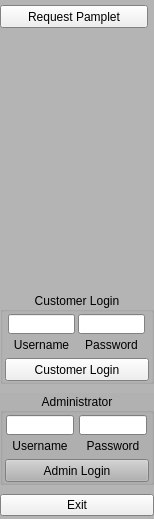
     <widget class="QWidget" name="SideBar" native="true">
      <property name="enabled">
       <bool>true</bool>
      </property>
      <property name="sizePolicy">
       <sizepolicy hsizetype="Fixed" vsizetype="Fixed">
        <horstretch>0</horstretch>
        <verstretch>0</verstretch>
       </sizepolicy>
      </property>
      <property name="minimumSize">
       <size>
        <width>150</width>
        <height>525</height>
       </size>
      </property>
      <property name="maximumSize">
       <size>
        <width>150</width>
        <height>600</height>
       </size>
      </property>
      <property name="palette">
       <palette>
        <active>
         <colorrole role="Base">
          <brush brushstyle="SolidPattern">
           <color alpha="255">
            <red>255</red>
            <green>255</green>
            <blue>255</blue>
           </color>
          </brush>
         </colorrole>
         <colorrole role="Window">
          <brush brushstyle="SolidPattern">
           <color alpha="255">
            <red>180</red>
            <green>180</green>
            <blue>180</blue>
           </color>
          </brush>
         </colorrole>
        </active>
        <inactive>
         <colorrole role="Base">
          <brush brushstyle="SolidPattern">
           <color alpha="255">
            <red>255</red>
            <green>255</green>
            <blue>255</blue>
           </color>
          </brush>
         </colorrole>
         <colorrole role="Window">
          <brush brushstyle="SolidPattern">
           <color alpha="255">
            <red>180</red>
            <green>180</green>
            <blue>180</blue>
           </color>
          </brush>
         </colorrole>
        </inactive>
        <disabled>
         <colorrole role="Base">
          <brush brushstyle="SolidPattern">
           <color alpha="255">
            <red>180</red>
            <green>180</green>
            <blue>180</blue>
           </color>
          </brush>
         </colorrole>
         <colorrole role="Window">
          <brush brushstyle="SolidPattern">
           <color alpha="255">
            <red>180</red>
            <green>180</green>
            <blue>180</blue>
           </color>
          </brush>
         </colorrole>
        </disabled>
       </palette>
      </property>
      <property name="autoFillBackground">
       <bool>true</bool>
      </property>
      <layout class="QVBoxLayout" name="verticalLayout_5">
       <property name="spacing">
        <number>9</number>
       </property>
       <property name="sizeConstraint">
        <enum>QLayout::SetFixedSize</enum>
       </property>
       <property name="leftMargin">
        <number>0</number>
       </property>
       <property name="topMargin">
        <number>5</number>
       </property>
       <property name="rightMargin">
        <number>0</number>
       </property>
       <property name="bottomMargin">
        <number>3</number>
       </property>
       <item>
        <layout class="QVBoxLayout" name="FeatureButtons">
         <property name="spacing">
          <number>16</number>
         </property>
         <property name="sizeConstraint">
          <enum>QLayout::SetFixedSize</enum>
         </property>
         <item>
          <widget class="QPushButton" name="Request_Pamplet">
           <property name="sizePolicy">
            <sizepolicy hsizetype="Minimum" vsizetype="Fixed">
             <horstretch>0</horstretch>
             <verstretch>0</verstretch>
            </sizepolicy>
           </property>
           <property name="minimumSize">
            <size>
             <width>148</width>
             <height>23</height>
            </size>
           </property>
           <property name="maximumSize">
            <size>
             <width>148</width>
             <height>23</height>
            </size>
           </property>
           <property name="text">
            <string>Request Pamplet</string>
           </property>
          </widget>
         </item>
        </layout>
       </item>
       <item>
        <spacer name="verticalSpacer">
         <property name="orientation">
          <enum>Qt::Vertical</enum>
         </property>
         <property name="sizeType">
          <enum>QSizePolicy::Fixed</enum>
         </property>
         <property name="sizeHint" stdset="0">
          <size>
           <width>20</width>
           <height>255</height>
          </size>
         </property>
        </spacer>
       </item>
       <item>
        <widget class="QGroupBox" name="CustLogin">
         <property name="enabled">
          <bool>true</bool>
         </property>
         <property name="sizePolicy">
          <sizepolicy hsizetype="Fixed" vsizetype="Fixed">
           <horstretch>0</horstretch>
           <verstretch>0</verstretch>
          </sizepolicy>
         </property>
         <property name="minimumSize">
          <size>
           <width>150</width>
           <height>100</height>
          </size>
         </property>
         <property name="maximumSize">
          <size>
           <width>150</width>
           <height>100</height>
          </size>
         </property>
         <property name="toolTipDuration">
          <number>0</number>
         </property>
         <property name="autoFillBackground">
          <bool>true</bool>
         </property>
         <property name="title">
          <string>Customer Login</string>
         </property>
         <property name="alignment">
          <set>Qt::AlignCenter</set>
         </property>
         <layout class="QGridLayout" name="CustLayout">
          <property name="sizeConstraint">
           <enum>QLayout::SetFixedSize</enum>
          </property>
          <property name="leftMargin">
           <number>2</number>
          </property>
          <property name="topMargin">
           <number>2</number>
          </property>
          <property name="rightMargin">
           <number>2</number>
          </property>
          <property name="bottomMargin">
           <number>0</number>
          </property>
          <property name="horizontalSpacing">
           <number>0</number>
          </property>
          <property name="verticalSpacing">
           <number>3</number>
          </property>
          <item row="2" column="0">
           <widget class="QPushButton" name="CustomerLogin_Button">
            <property name="minimumSize">
             <size>
              <width>144</width>
              <height>23</height>
             </size>
            </property>
            <property name="maximumSize">
             <size>
              <width>144</width>
              <height>23</height>
             </size>
            </property>
            <property name="text">
             <string>Customer Login</string>
            </property>
           </widget>
          </item>
          <item row="1" column="0">
           <layout class="QVBoxLayout" name="CustomerData">
            <item>
             <layout class="QHBoxLayout" name="CustEntry">
              <item>
               <widget class="QLineEdit" name="CustUN">
                <property name="minimumSize">
                 <size>
                  <width>67</width>
                  <height>20</height>
                 </size>
                </property>
                <property name="maximumSize">
                 <size>
                  <width>67</width>
                  <height>20</height>
                 </size>
                </property>
               </widget>
              </item>
              <item>
               <widget class="QLineEdit" name="CustPW">
                <property name="minimumSize">
                 <size>
                  <width>67</width>
                  <height>20</height>
                 </size>
                </property>
                <property name="maximumSize">
                 <size>
                  <width>67</width>
                  <height>20</height>
                 </size>
                </property>
                <property name="echoMode">
                 <enum>QLineEdit::Password</enum>
                </property>
               </widget>
              </item>
             </layout>
            </item>
            <item>
             <layout class="QHBoxLayout" name="CustLabels">
              <item>
               <widget class="QLabel" name="Label_CUSTUN">
                <property name="minimumSize">
                 <size>
                  <width>67</width>
                  <height>21</height>
                 </size>
                </property>
                <property name="maximumSize">
                 <size>
                  <width>67</width>
                  <height>21</height>
                 </size>
                </property>
                <property name="text">
                 <string>Username</string>
                </property>
                <property name="alignment">
                 <set>Qt::AlignCenter</set>
                </property>
               </widget>
              </item>
              <item>
               <widget class="QLabel" name="Label_CUSTPW">
                <property name="minimumSize">
                 <size>
                  <width>67</width>
                  <height>21</height>
                 </size>
                </property>
                <property name="maximumSize">
                 <size>
                  <width>67</width>
                  <height>21</height>
                 </size>
                </property>
                <property name="text">
                 <string>Password</string>
                </property>
                <property name="alignment">
                 <set>Qt::AlignCenter</set>
                </property>
               </widget>
              </item>
             </layout>
            </item>
           </layout>
          </item>
         </layout>
        </widget>
       </item>
       <item>
        <widget class="QGroupBox" name="AdminLogin">
         <property name="sizePolicy">
          <sizepolicy hsizetype="Fixed" vsizetype="Fixed">
           <horstretch>0</horstretch>
           <verstretch>0</verstretch>
          </sizepolicy>
         </property>
         <property name="minimumSize">
          <size>
           <width>150</width>
           <height>100</height>
          </size>
         </property>
         <property name="maximumSize">
          <size>
           <width>150</width>
           <height>100</height>
          </size>
         </property>
         <property name="palette">
          <palette>
           <active>
            <colorrole role="WindowText">
             <brush brushstyle="SolidPattern">
              <color alpha="255">
               <red>0</red>
               <green>0</green>
               <blue>0</blue>
              </color>
             </brush>
            </colorrole>
            <colorrole role="Button">
             <brush brushstyle="SolidPattern">
              <color alpha="255">
               <red>177</red>
               <green>177</green>
               <blue>177</blue>
              </color>
             </brush>
            </colorrole>
            <colorrole role="Light">
             <brush brushstyle="SolidPattern">
              <color alpha="255">
               <red>255</red>
               <green>255</green>
               <blue>255</blue>
              </color>
             </brush>
            </colorrole>
            <colorrole role="Midlight">
             <brush brushstyle="SolidPattern">
              <color alpha="255">
               <red>216</red>
               <green>216</green>
               <blue>216</blue>
              </color>
             </brush>
            </colorrole>
            <colorrole role="Dark">
             <brush brushstyle="SolidPattern">
              <color alpha="255">
               <red>88</red>
               <green>88</green>
               <blue>88</blue>
              </color>
             </brush>
            </colorrole>
            <colorrole role="Mid">
             <brush brushstyle="SolidPattern">
              <color alpha="255">
               <red>118</red>
               <green>118</green>
               <blue>118</blue>
              </color>
             </brush>
            </colorrole>
            <colorrole role="Text">
             <brush brushstyle="SolidPattern">
              <color alpha="255">
               <red>0</red>
               <green>0</green>
               <blue>0</blue>
              </color>
             </brush>
            </colorrole>
            <colorrole role="BrightText">
             <brush brushstyle="SolidPattern">
              <color alpha="255">
               <red>255</red>
               <green>255</green>
               <blue>255</blue>
              </color>
             </brush>
            </colorrole>
            <colorrole role="ButtonText">
             <brush brushstyle="SolidPattern">
              <color alpha="255">
               <red>0</red>
               <green>0</green>
               <blue>0</blue>
              </color>
             </brush>
            </colorrole>
            <colorrole role="Base">
             <brush brushstyle="SolidPattern">
              <color alpha="255">
               <red>255</red>
               <green>255</green>
               <blue>255</blue>
              </color>
             </brush>
            </colorrole>
            <colorrole role="Window">
             <brush brushstyle="SolidPattern">
              <color alpha="255">
               <red>177</red>
               <green>177</green>
               <blue>177</blue>
              </color>
             </brush>
            </colorrole>
            <colorrole role="Shadow">
             <brush brushstyle="SolidPattern">
              <color alpha="255">
               <red>0</red>
               <green>0</green>
               <blue>0</blue>
              </color>
             </brush>
            </colorrole>
            <colorrole role="AlternateBase">
             <brush brushstyle="SolidPattern">
              <color alpha="255">
               <red>216</red>
               <green>216</green>
               <blue>216</blue>
              </color>
             </brush>
            </colorrole>
            <colorrole role="ToolTipBase">
             <brush brushstyle="SolidPattern">
              <color alpha="255">
               <red>255</red>
               <green>255</green>
               <blue>220</blue>
              </color>
             </brush>
            </colorrole>
            <colorrole role="ToolTipText">
             <brush brushstyle="SolidPattern">
              <color alpha="255">
               <red>0</red>
               <green>0</green>
               <blue>0</blue>
              </color>
             </brush>
            </colorrole>
           </active>
           <inactive>
            <colorrole role="WindowText">
             <brush brushstyle="SolidPattern">
              <color alpha="255">
               <red>0</red>
               <green>0</green>
               <blue>0</blue>
              </color>
             </brush>
            </colorrole>
            <colorrole role="Button">
             <brush brushstyle="SolidPattern">
              <color alpha="255">
               <red>177</red>
               <green>177</green>
               <blue>177</blue>
              </color>
             </brush>
            </colorrole>
            <colorrole role="Light">
             <brush brushstyle="SolidPattern">
              <color alpha="255">
               <red>255</red>
               <green>255</green>
               <blue>255</blue>
              </color>
             </brush>
            </colorrole>
            <colorrole role="Midlight">
             <brush brushstyle="SolidPattern">
              <color alpha="255">
               <red>216</red>
               <green>216</green>
               <blue>216</blue>
              </color>
             </brush>
            </colorrole>
            <colorrole role="Dark">
             <brush brushstyle="SolidPattern">
              <color alpha="255">
               <red>88</red>
               <green>88</green>
               <blue>88</blue>
              </color>
             </brush>
            </colorrole>
            <colorrole role="Mid">
             <brush brushstyle="SolidPattern">
              <color alpha="255">
               <red>118</red>
               <green>118</green>
               <blue>118</blue>
              </color>
             </brush>
            </colorrole>
            <colorrole role="Text">
             <brush brushstyle="SolidPattern">
              <color alpha="255">
               <red>0</red>
               <green>0</green>
               <blue>0</blue>
              </color>
             </brush>
            </colorrole>
            <colorrole role="BrightText">
             <brush brushstyle="SolidPattern">
              <color alpha="255">
               <red>255</red>
               <green>255</green>
               <blue>255</blue>
              </color>
             </brush>
            </colorrole>
            <colorrole role="ButtonText">
             <brush brushstyle="SolidPattern">
              <color alpha="255">
               <red>0</red>
               <green>0</green>
               <blue>0</blue>
              </color>
             </brush>
            </colorrole>
            <colorrole role="Base">
             <brush brushstyle="SolidPattern">
              <color alpha="255">
               <red>255</red>
               <green>255</green>
               <blue>255</blue>
              </color>
             </brush>
            </colorrole>
            <colorrole role="Window">
             <brush brushstyle="SolidPattern">
              <color alpha="255">
               <red>177</red>
               <green>177</green>
               <blue>177</blue>
              </color>
             </brush>
            </colorrole>
            <colorrole role="Shadow">
             <brush brushstyle="SolidPattern">
              <color alpha="255">
               <red>0</red>
               <green>0</green>
               <blue>0</blue>
              </color>
             </brush>
            </colorrole>
            <colorrole role="AlternateBase">
             <brush brushstyle="SolidPattern">
              <color alpha="255">
               <red>216</red>
               <green>216</green>
               <blue>216</blue>
              </color>
             </brush>
            </colorrole>
            <colorrole role="ToolTipBase">
             <brush brushstyle="SolidPattern">
              <color alpha="255">
               <red>255</red>
               <green>255</green>
               <blue>220</blue>
              </color>
             </brush>
            </colorrole>
            <colorrole role="ToolTipText">
             <brush brushstyle="SolidPattern">
              <color alpha="255">
               <red>0</red>
               <green>0</green>
               <blue>0</blue>
              </color>
             </brush>
            </colorrole>
           </inactive>
           <disabled>
            <colorrole role="WindowText">
             <brush brushstyle="SolidPattern">
              <color alpha="255">
               <red>88</red>
               <green>88</green>
               <blue>88</blue>
              </color>
             </brush>
            </colorrole>
            <colorrole role="Button">
             <brush brushstyle="SolidPattern">
              <color alpha="255">
               <red>177</red>
               <green>177</green>
               <blue>177</blue>
              </color>
             </brush>
            </colorrole>
            <colorrole role="Light">
             <brush brushstyle="SolidPattern">
              <color alpha="255">
               <red>255</red>
               <green>255</green>
               <blue>255</blue>
              </color>
             </brush>
            </colorrole>
            <colorrole role="Midlight">
             <brush brushstyle="SolidPattern">
              <color alpha="255">
               <red>216</red>
               <green>216</green>
               <blue>216</blue>
              </color>
             </brush>
            </colorrole>
            <colorrole role="Dark">
             <brush brushstyle="SolidPattern">
              <color alpha="255">
               <red>88</red>
               <green>88</green>
               <blue>88</blue>
              </color>
             </brush>
            </colorrole>
            <colorrole role="Mid">
             <brush brushstyle="SolidPattern">
              <color alpha="255">
               <red>118</red>
               <green>118</green>
               <blue>118</blue>
              </color>
             </brush>
            </colorrole>
            <colorrole role="Text">
             <brush brushstyle="SolidPattern">
              <color alpha="255">
               <red>88</red>
               <green>88</green>
               <blue>88</blue>
              </color>
             </brush>
            </colorrole>
            <colorrole role="BrightText">
             <brush brushstyle="SolidPattern">
              <color alpha="255">
               <red>255</red>
               <green>255</green>
               <blue>255</blue>
              </color>
             </brush>
            </colorrole>
            <colorrole role="ButtonText">
             <brush brushstyle="SolidPattern">
              <color alpha="255">
               <red>88</red>
               <green>88</green>
               <blue>88</blue>
              </color>
             </brush>
            </colorrole>
            <colorrole role="Base">
             <brush brushstyle="SolidPattern">
              <color alpha="255">
               <red>177</red>
               <green>177</green>
               <blue>177</blue>
              </color>
             </brush>
            </colorrole>
            <colorrole role="Window">
             <brush brushstyle="SolidPattern">
              <color alpha="255">
               <red>177</red>
               <green>177</green>
               <blue>177</blue>
              </color>
             </brush>
            </colorrole>
            <colorrole role="Shadow">
             <brush brushstyle="SolidPattern">
              <color alpha="255">
               <red>0</red>
               <green>0</green>
               <blue>0</blue>
              </color>
             </brush>
            </colorrole>
            <colorrole role="AlternateBase">
             <brush brushstyle="SolidPattern">
              <color alpha="255">
               <red>177</red>
               <green>177</green>
               <blue>177</blue>
              </color>
             </brush>
            </colorrole>
            <colorrole role="ToolTipBase">
             <brush brushstyle="SolidPattern">
              <color alpha="255">
               <red>255</red>
               <green>255</green>
               <blue>220</blue>
              </color>
             </brush>
            </colorrole>
            <colorrole role="ToolTipText">
             <brush brushstyle="SolidPattern">
              <color alpha="255">
               <red>0</red>
               <green>0</green>
               <blue>0</blue>
              </color>
             </brush>
            </colorrole>
           </disabled>
          </palette>
         </property>
         <property name="contextMenuPolicy">
          <enum>Qt::DefaultContextMenu</enum>
         </property>
         <property name="toolTipDuration">
          <number>0</number>
         </property>
         <property name="layoutDirection">
          <enum>Qt::LeftToRight</enum>
         </property>
         <property name="autoFillBackground">
          <bool>true</bool>
         </property>
         <property name="title">
          <string>Administrator</string>
         </property>
         <property name="alignment">
          <set>Qt::AlignCenter</set>
         </property>
         <property name="flat">
          <bool>false</bool>
         </property>
         <property name="checkable">
          <bool>false</bool>
         </property>
         <layout class="QGridLayout" name="AdminLayout">
          <property name="sizeConstraint">
           <enum>QLayout::SetFixedSize</enum>
          </property>
          <property name="leftMargin">
           <number>2</number>
          </property>
          <property name="topMargin">
           <number>2</number>
          </property>
          <property name="rightMargin">
           <number>2</number>
          </property>
          <property name="bottomMargin">
           <number>0</number>
          </property>
          <property name="horizontalSpacing">
           <number>0</number>
          </property>
          <property name="verticalSpacing">
           <number>3</number>
          </property>
          <item row="0" column="0">
           <layout class="QVBoxLayout" name="UNPW">
            <item>
             <layout class="QHBoxLayout" name="LineEdits">
              <property name="spacing">
               <number>4</number>
              </property>
              <item>
               <widget class="QLineEdit" name="AdminUN">
                <property name="sizePolicy">
                 <sizepolicy hsizetype="Fixed" vsizetype="Fixed">
                  <horstretch>0</horstretch>
                  <verstretch>0</verstretch>
                 </sizepolicy>
                </property>
                <property name="minimumSize">
                 <size>
                  <width>68</width>
                  <height>20</height>
                 </size>
                </property>
                <property name="maximumSize">
                 <size>
                  <width>68</width>
                  <height>20</height>
                 </size>
                </property>
               </widget>
              </item>
              <item>
               <widget class="QLineEdit" name="AdminPW">
                <property name="sizePolicy">
                 <sizepolicy hsizetype="Fixed" vsizetype="Fixed">
                  <horstretch>0</horstretch>
                  <verstretch>0</verstretch>
                 </sizepolicy>
                </property>
                <property name="minimumSize">
                 <size>
                  <width>68</width>
                  <height>20</height>
                 </size>
                </property>
                <property name="maximumSize">
                 <size>
                  <width>68</width>
                  <height>20</height>
                 </size>
                </property>
                <property name="inputMethodHints">
                 <set>Qt::ImhHiddenText|Qt::ImhNoAutoUppercase|Qt::ImhNoPredictiveText|Qt::ImhSensitiveData</set>
                </property>
                <property name="echoMode">
                 <enum>QLineEdit::Password</enum>
                </property>
               </widget>
              </item>
             </layout>
            </item>
            <item>
             <layout class="QHBoxLayout" name="AdminLabels">
              <property name="spacing">
               <number>4</number>
              </property>
              <item>
               <widget class="QLabel" name="Uname">
                <property name="minimumSize">
                 <size>
                  <width>68</width>
                  <height>21</height>
                 </size>
                </property>
                <property name="maximumSize">
                 <size>
                  <width>68</width>
                  <height>21</height>
                 </size>
                </property>
                <property name="text">
                 <string>Username</string>
                </property>
                <property name="alignment">
                 <set>Qt::AlignCenter</set>
                </property>
               </widget>
              </item>
              <item>
               <widget class="QLabel" name="Pword">
                <property name="minimumSize">
                 <size>
                  <width>68</width>
                  <height>21</height>
                 </size>
                </property>
                <property name="maximumSize">
                 <size>
                  <width>68</width>
                  <height>21</height>
                 </size>
                </property>
                <property name="inputMethodHints">
                 <set>Qt::ImhHiddenText|Qt::ImhNoAutoUppercase|Qt::ImhNoPredictiveText|Qt::ImhSensitiveData</set>
                </property>
                <property name="text">
                 <string>Password</string>
                </property>
                <property name="alignment">
                 <set>Qt::AlignCenter</set>
                </property>
               </widget>
              </item>
             </layout>
            </item>
           </layout>
          </item>
          <item row="1" column="0">
           <widget class="QPushButton" name="AdminLogin_Button">
            <property name="minimumSize">
             <size>
              <width>144</width>
              <height>23</height>
             </size>
            </property>
            <property name="maximumSize">
             <size>
              <width>144</width>
              <height>23</height>
             </size>
            </property>
            <property name="text">
             <string>Admin Login</string>
            </property>
           </widget>
          </item>
         </layout>
        </widget>
       </item>
       <item>
        <widget class="QPushButton" name="Exit_Button">
         <property name="text">
          <string>Exit</string>
         </property>
        </widget>
       </item>
      </layout>
     </widget>
